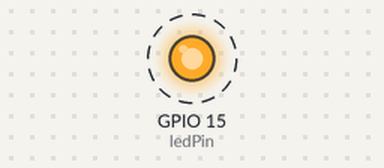
A sketch run on a simulated ESP32. Parts: output pins drawn as LEDs (lit = HIGH). Dashed ring = blinking.

Above: at 0.5 s.
Timing chart, 0 to 4.6 s (numbered marks = the images above):
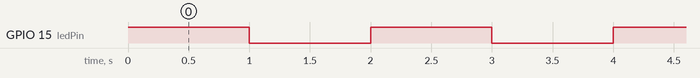

The sketch:

esp32_01.ino
```cpp
#include <Arduino.h>

const int ledPin = 15;

void setup()
{
  pinMode(ledPin, OUTPUT);  //sets the pin as output
}

void loop()
{
  digitalWrite(ledPin, HIGH);  //turns pin on
  delay(1000);                //pauses for one second
  digitalWrite(ledPin, LOW);  //turns pin off
  delay(1000);                //pauses for one second
}
```

Measured:
- by itself, GPIO 15 (ledPin): alternates HIGH for 1.0 s and LOW for 1.0 s
